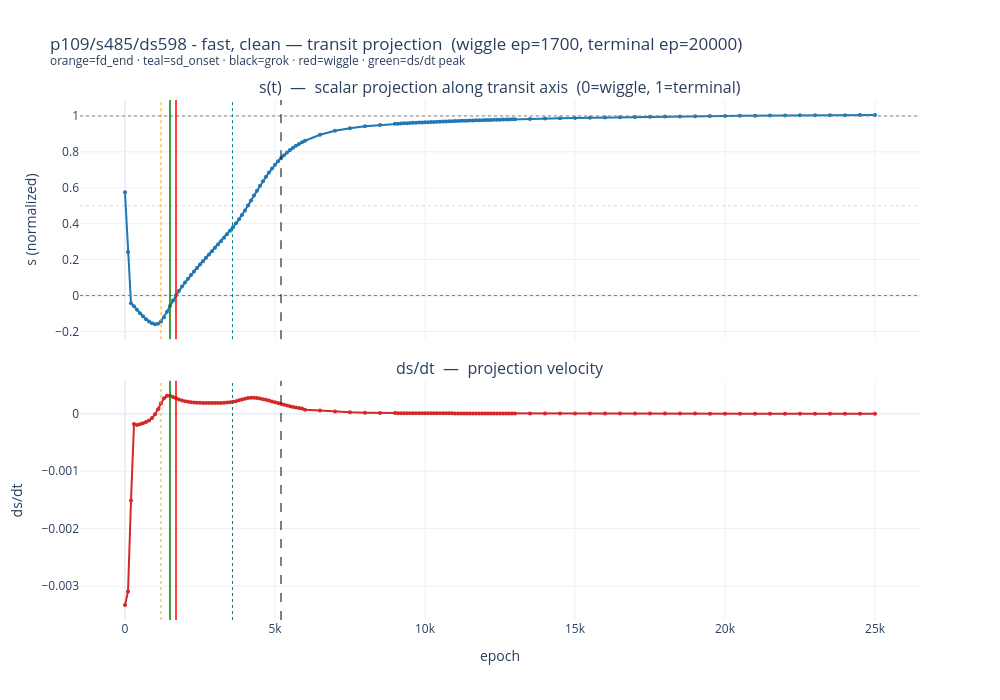
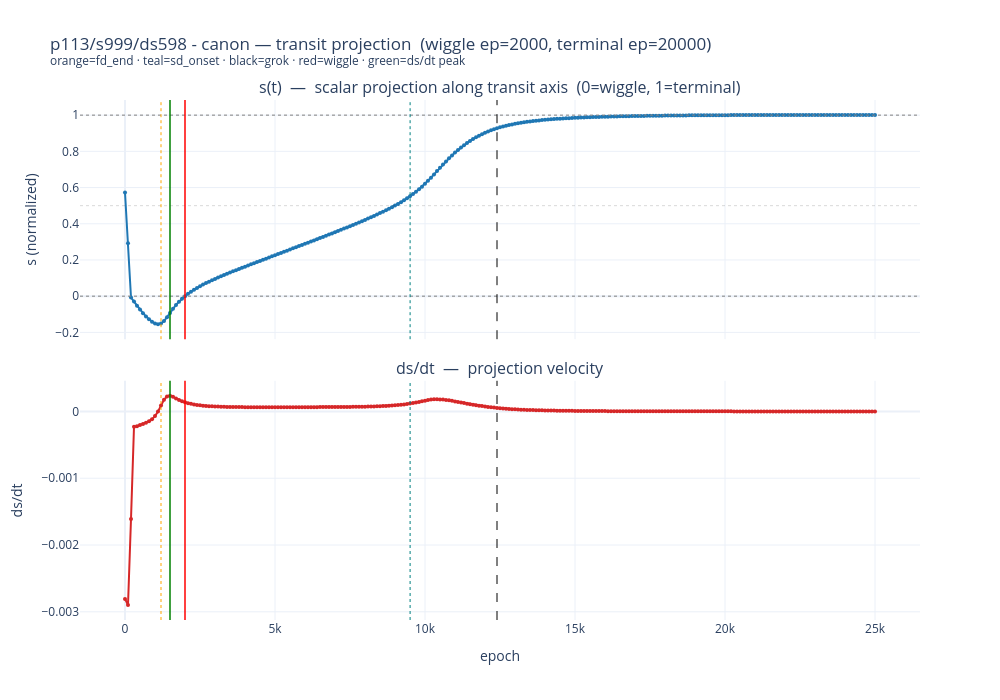
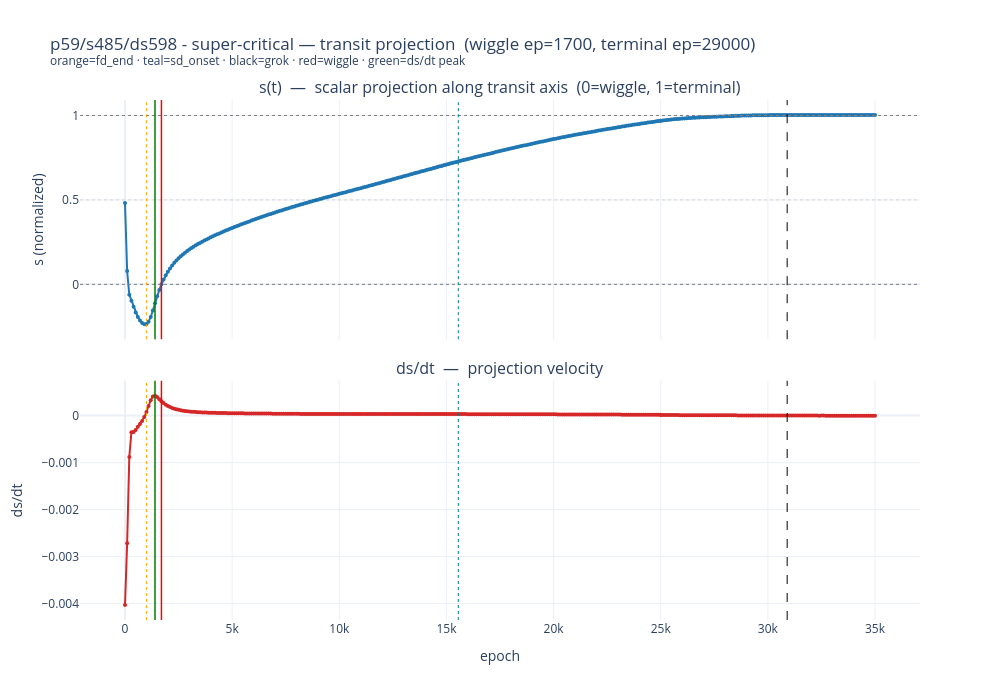
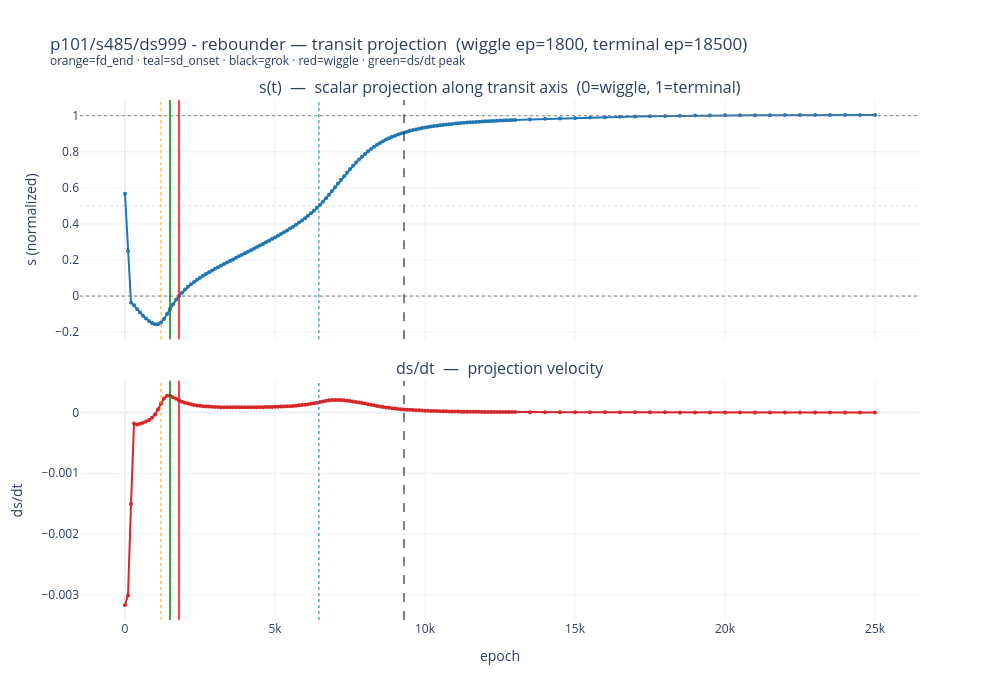

Here is the notebook cell these charts were saved with, in order:
### Markdown cell above
## 1. Transit vector and scalar projection - 1 plot per model

For a chosen wiggle epoch `e_w` and terminal epoch `e_T`:

```
v = (X[e_T] − X[e_w]) / ‖X[e_T] − X[e_w]‖
s(t) = (X[t] − X[e_w]) · v     ≡     scalar distance along v from wiggle
```

Normalizing by `‖X[e_T] − X[e_w]‖` so `s=0` at wiggle and `s=1` at terminal. If the saddle picture is right, `s(t)` is sigmoidal with inflection at the crossing.

### Code cell
# iterate models
for model in MANUAL.items():
    #WIGGLE_EPOCH = model[1]['start'][0]           # primary candidate — rolling PR₃ peak
    #TERMINAL_EPOCH = model[1]['end'][0]

    variant = family.get_variant(prime=model[1]['prime'], seed=model[1]['seed'], data_seed=model[1]['data_seed'])

    with open(variant.variant_dir / 'variant_summary.json') as f:
        summary = json.load(f)
    model[1]['fd_end'] = summary['first_descent_window']['end_epoch']
    model[1]['sd_onset'] = summary.get('second_descent_onset_epoch')
    model[1]['grok'] = summary['second_descent_window']['end_epoch']
    model[1]['effdim_crossover'] = summary.get('effective_dimensionality_cross_over_epoch')

    epochs, X = load_mlp_param_trajectory(variant)
    # model[1]["epochs"] = epochs
    # model[1]["X"] = X
    s, L, i_w, i_T = compute_transit_projection(X, epochs, model[1]['start'][0], model[1]['end'][0])
    # model[1]["s"] = s
    model[1]["L"] = L
    model[1]["i_w"] = i_w
    model[1]["i_T"] = i_T
    v = compute_velocity(s, epochs)
    saddle_idx = int(np.argmax(v))
    saddle_epoch = int(epochs[saddle_idx])

    # model[1]["v"] = v
    model[1]["saddle_epoch"] = saddle_epoch

    print(f'model: p{model[1]["prime"]}/s{model[1]["seed"]}/ds{model[1]["data_seed"]}')
    print(f'wiggle epoch:     {model[1]['start'][0]}')
    print(f'terminal epoch:   {model[1]['end'][0]}')
    print(f'transit length:   {L:.3f}  (‖W_T − W_w‖ in MLP space)')
    print(f'velocity-peak ep: {saddle_epoch}  (ds/dt max = {v[saddle_idx]:.2e})')
    print(f's at wiggle = {s[i_w]:.3f}, s at terminal = {s[i_T]:.3f}  (should be 0.0 and 1.0)')

    plot_sigmoid_and_velocity(manual_model=model, epochs=epochs, X=X, s=s, v=v, export=True)

### Figure 1 — Plotly figure (JSON) as saved in the notebook; plotly's stock layout.template omitted (floating-point values rounded to 4 significant figures; data arrays with more than 128 entries replaced by an {"elided": "..."} marker saying what was removed)
{"data": [{"line": {"color": "#1f77b4", "width": 2}, "marker": {"size": 4}, "mode": "lines+markers", "name": "s(t)", "type": "scatter", "x": {"elided": "131 int values"}, "xaxis": "x", "y": {"elided": "131 float values"}, "yaxis": "y"}, {"line": {"color": "#d62728", "width": 2}, "marker": {"size": 4}, "mode": "lines+markers", "name": "ds/dt", "type": "scatter", "x": {"elided": "131 int values"}, "xaxis": "x2", "y": {"elided": "131 float values"}, "yaxis": "y2"}], "layout": {"annotations": [{"font": {"size": 16}, "showarrow": false, "text": "s(t)  —  scalar projection along transit axis  (0=wiggle, 1=terminal)", "x": 0.5, "xanchor": "center", "xref": "paper", "y": 1, "yanchor": "bottom", "yref": "paper"}, {"font": {"size": 16}, "showarrow": false, "text": "ds/dt  —  projection velocity", "x": 0.5, "xanchor": "center", "xref": "paper", "y": 0.46, "yanchor": "bottom", "yref": "paper"}], "height": 700, "shapes": [{"line": {"color": "gray", "dash": "dot", "width": 1}, "type": "line", "x0": 0, "x1": 1, "xref": "x domain", "y0": 0, "y1": 0, "yref": "y"}, {"line": {"color": "gray", "dash": "dot", "width": 1}, "type": "line", "x0": 0, "x1": 1, "xref": "x domain", "y0": 1, "y1": 1, "yref": "y"}, {"line": {"color": "rgba(0,0,0,0.15)", "dash": "dot", "width": 1}, "type": "line", "x0": 0, "x1": 1, "xref": "x domain", "y0": 0.5, "y1": 0.5, "yref": "y"}, {"line": {"color": "orange", "dash": "dot", "width": 1}, "type": "line", "x0": 1200, "x1": 1200, "xref": "x", "y0": 0, "y1": 1, "yref": "y domain"}, {"line": {"color": "teal", "dash": "dot", "width": 1}, "type": "line", "x0": 3584, "x1": 3584, "xref": "x", "y0": 0, "y1": 1, "yref": "y domain"}, {"line": {"color": "black", "dash": "dash", "width": 1}, "type": "line", "x0": 5200, "x1": 5200, "xref": "x", "y0": 0, "y1": 1, "yref": "y domain"}, {"line": {"color": "red", "dash": "solid", "width": 1.5}, "type": "line", "x0": 1700, "x1": 1700, "xref": "x", "y0": 0, "y1": 1, "yref": "y domain"}, {"line": {"color": "green", "dash": "solid", "width": 1.5}, "type": "line", "x0": 1500, "x1": 1500, "xref": "x", "y0": 0, "y1": 1, "yref": "y domain"}, {"line": {"color": "orange", "dash": "dot", "width": 1}, "type": "line", "x0": 1200, "x1": 1200, "xref": "x2", "y0": 0, "y1": 1, "yref": "y2 domain"}, {"line": {"color": "teal", "dash": "dot", "width": 1}, "type": "line", "x0": 3584, "x1": 3584, "xref": "x2", "y0": 0, "y1": 1, "yref": "y2 domain"}, {"line": {"color": "black", "dash": "dash", "width": 1}, "type": "line", "x0": 5200, "x1": 5200, "xref": "x2", "y0": 0, "y1": 1, "yref": "y2 domain"}, {"line": {"color": "red", "dash": "solid", "width": 1.5}, "type": "line", "x0": 1700, "x1": 1700, "xref": "x2", "y0": 0, "y1": 1, "yref": "y2 domain"}, {"line": {"color": "green", "dash": "solid", "width": 1.5}, "type": "line", "x0": 1500, "x1": 1500, "xref": "x2", "y0": 0, "y1": 1, "yref": "y2 domain"}], "showlegend": false, "title": {"text": "p109/s485/ds598 - fast, clean — transit projection  (wiggle ep=1700, terminal ep=20000)<br><sup>orange=fd_end · teal=sd_onset · black=grok · red=wiggle · green=ds/dt peak</sup>"}, "width": 1000, "xaxis": {"anchor": "y", "domain": [0, 1], "matches": "x2", "showticklabels": false}, "xaxis2": {"anchor": "y2", "domain": [0, 1], "title": {"text": "epoch"}}, "yaxis": {"anchor": "x", "domain": [0.54, 1], "title": {"text": "s (normalized)"}}, "yaxis2": {"anchor": "x2", "domain": [0, 0.46], "title": {"text": "ds/dt"}}}}

### Figure 2 — Plotly figure (JSON) as saved in the notebook; plotly's stock layout.template omitted (floating-point values rounded to 4 significant figures; data arrays with more than 128 entries replaced by an {"elided": "..."} marker saying what was removed)
{"data": [{"line": {"color": "#1f77b4", "width": 2}, "marker": {"size": 4}, "mode": "lines+markers", "name": "s(t)", "type": "scatter", "x": {"elided": "251 int values"}, "xaxis": "x", "y": {"elided": "251 float values"}, "yaxis": "y"}, {"line": {"color": "#d62728", "width": 2}, "marker": {"size": 4}, "mode": "lines+markers", "name": "ds/dt", "type": "scatter", "x": {"elided": "251 int values"}, "xaxis": "x2", "y": {"elided": "251 float values"}, "yaxis": "y2"}], "layout": {"annotations": [{"font": {"size": 16}, "showarrow": false, "text": "s(t)  —  scalar projection along transit axis  (0=wiggle, 1=terminal)", "x": 0.5, "xanchor": "center", "xref": "paper", "y": 1, "yanchor": "bottom", "yref": "paper"}, {"font": {"size": 16}, "showarrow": false, "text": "ds/dt  —  projection velocity", "x": 0.5, "xanchor": "center", "xref": "paper", "y": 0.46, "yanchor": "bottom", "yref": "paper"}], "height": 700, "shapes": [{"line": {"color": "gray", "dash": "dot", "width": 1}, "type": "line", "x0": 0, "x1": 1, "xref": "x domain", "y0": 0, "y1": 0, "yref": "y"}, {"line": {"color": "gray", "dash": "dot", "width": 1}, "type": "line", "x0": 0, "x1": 1, "xref": "x domain", "y0": 1, "y1": 1, "yref": "y"}, {"line": {"color": "rgba(0,0,0,0.15)", "dash": "dot", "width": 1}, "type": "line", "x0": 0, "x1": 1, "xref": "x domain", "y0": 0.5, "y1": 0.5, "yref": "y"}, {"line": {"color": "orange", "dash": "dot", "width": 1}, "type": "line", "x0": 1200, "x1": 1200, "xref": "x", "y0": 0, "y1": 1, "yref": "y domain"}, {"line": {"color": "teal", "dash": "dot", "width": 1}, "type": "line", "x0": 9503, "x1": 9503, "xref": "x", "y0": 0, "y1": 1, "yref": "y domain"}, {"line": {"color": "black", "dash": "dash", "width": 1}, "type": "line", "x0": 12400, "x1": 12400, "xref": "x", "y0": 0, "y1": 1, "yref": "y domain"}, {"line": {"color": "red", "dash": "solid", "width": 1.5}, "type": "line", "x0": 2000, "x1": 2000, "xref": "x", "y0": 0, "y1": 1, "yref": "y domain"}, {"line": {"color": "green", "dash": "solid", "width": 1.5}, "type": "line", "x0": 1500, "x1": 1500, "xref": "x", "y0": 0, "y1": 1, "yref": "y domain"}, {"line": {"color": "orange", "dash": "dot", "width": 1}, "type": "line", "x0": 1200, "x1": 1200, "xref": "x2", "y0": 0, "y1": 1, "yref": "y2 domain"}, {"line": {"color": "teal", "dash": "dot", "width": 1}, "type": "line", "x0": 9503, "x1": 9503, "xref": "x2", "y0": 0, "y1": 1, "yref": "y2 domain"}, {"line": {"color": "black", "dash": "dash", "width": 1}, "type": "line", "x0": 12400, "x1": 12400, "xref": "x2", "y0": 0, "y1": 1, "yref": "y2 domain"}, {"line": {"color": "red", "dash": "solid", "width": 1.5}, "type": "line", "x0": 2000, "x1": 2000, "xref": "x2", "y0": 0, "y1": 1, "yref": "y2 domain"}, {"line": {"color": "green", "dash": "solid", "width": 1.5}, "type": "line", "x0": 1500, "x1": 1500, "xref": "x2", "y0": 0, "y1": 1, "yref": "y2 domain"}], "showlegend": false, "title": {"text": "p113/s999/ds598 - canon — transit projection  (wiggle ep=2000, terminal ep=20000)<br><sup>orange=fd_end · teal=sd_onset · black=grok · red=wiggle · green=ds/dt peak</sup>"}, "width": 1000, "xaxis": {"anchor": "y", "domain": [0, 1], "matches": "x2", "showticklabels": false}, "xaxis2": {"anchor": "y2", "domain": [0, 1], "title": {"text": "epoch"}}, "yaxis": {"anchor": "x", "domain": [0.54, 1], "title": {"text": "s (normalized)"}}, "yaxis2": {"anchor": "x2", "domain": [0, 0.46], "title": {"text": "ds/dt"}}}}

### Figure 3 — Plotly figure (JSON) as saved in the notebook; plotly's stock layout.template omitted (floating-point values rounded to 4 significant figures; data arrays with more than 128 entries replaced by an {"elided": "..."} marker saying what was removed)
{"data": [{"line": {"color": "#1f77b4", "width": 2}, "marker": {"size": 4}, "mode": "lines+markers", "name": "s(t)", "type": "scatter", "x": {"elided": "352 int values"}, "xaxis": "x", "y": {"elided": "352 float values"}, "yaxis": "y"}, {"line": {"color": "#d62728", "width": 2}, "marker": {"size": 4}, "mode": "lines+markers", "name": "ds/dt", "type": "scatter", "x": {"elided": "352 int values"}, "xaxis": "x2", "y": {"elided": "352 float values"}, "yaxis": "y2"}], "layout": {"annotations": [{"font": {"size": 16}, "showarrow": false, "text": "s(t)  —  scalar projection along transit axis  (0=wiggle, 1=terminal)", "x": 0.5, "xanchor": "center", "xref": "paper", "y": 1, "yanchor": "bottom", "yref": "paper"}, {"font": {"size": 16}, "showarrow": false, "text": "ds/dt  —  projection velocity", "x": 0.5, "xanchor": "center", "xref": "paper", "y": 0.46, "yanchor": "bottom", "yref": "paper"}], "height": 700, "shapes": [{"line": {"color": "gray", "dash": "dot", "width": 1}, "type": "line", "x0": 0, "x1": 1, "xref": "x domain", "y0": 0, "y1": 0, "yref": "y"}, {"line": {"color": "gray", "dash": "dot", "width": 1}, "type": "line", "x0": 0, "x1": 1, "xref": "x domain", "y0": 1, "y1": 1, "yref": "y"}, {"line": {"color": "rgba(0,0,0,0.15)", "dash": "dot", "width": 1}, "type": "line", "x0": 0, "x1": 1, "xref": "x domain", "y0": 0.5, "y1": 0.5, "yref": "y"}, {"line": {"color": "orange", "dash": "dot", "width": 1}, "type": "line", "x0": 1000, "x1": 1000, "xref": "x", "y0": 0, "y1": 1, "yref": "y domain"}, {"line": {"color": "teal", "dash": "dot", "width": 1}, "type": "line", "x0": 15553, "x1": 15553, "xref": "x", "y0": 0, "y1": 1, "yref": "y domain"}, {"line": {"color": "black", "dash": "dash", "width": 1}, "type": "line", "x0": 30900, "x1": 30900, "xref": "x", "y0": 0, "y1": 1, "yref": "y domain"}, {"line": {"color": "red", "dash": "solid", "width": 1.5}, "type": "line", "x0": 1700, "x1": 1700, "xref": "x", "y0": 0, "y1": 1, "yref": "y domain"}, {"line": {"color": "green", "dash": "solid", "width": 1.5}, "type": "line", "x0": 1400, "x1": 1400, "xref": "x", "y0": 0, "y1": 1, "yref": "y domain"}, {"line": {"color": "orange", "dash": "dot", "width": 1}, "type": "line", "x0": 1000, "x1": 1000, "xref": "x2", "y0": 0, "y1": 1, "yref": "y2 domain"}, {"line": {"color": "teal", "dash": "dot", "width": 1}, "type": "line", "x0": 15553, "x1": 15553, "xref": "x2", "y0": 0, "y1": 1, "yref": "y2 domain"}, {"line": {"color": "black", "dash": "dash", "width": 1}, "type": "line", "x0": 30900, "x1": 30900, "xref": "x2", "y0": 0, "y1": 1, "yref": "y2 domain"}, {"line": {"color": "red", "dash": "solid", "width": 1.5}, "type": "line", "x0": 1700, "x1": 1700, "xref": "x2", "y0": 0, "y1": 1, "yref": "y2 domain"}, {"line": {"color": "green", "dash": "solid", "width": 1.5}, "type": "line", "x0": 1400, "x1": 1400, "xref": "x2", "y0": 0, "y1": 1, "yref": "y2 domain"}], "showlegend": false, "title": {"text": "p59/s485/ds598 - super-critical — transit projection  (wiggle ep=1700, terminal ep=29000)<br><sup>orange=fd_end · teal=sd_onset · black=grok · red=wiggle · green=ds/dt peak</sup>"}, "width": 1000, "xaxis": {"anchor": "y", "domain": [0, 1], "matches": "x2", "showticklabels": false}, "xaxis2": {"anchor": "y2", "domain": [0, 1], "title": {"text": "epoch"}}, "yaxis": {"anchor": "x", "domain": [0.54, 1], "title": {"text": "s (normalized)"}}, "yaxis2": {"anchor": "x2", "domain": [0, 0.46], "title": {"text": "ds/dt"}}}}

### Figure 4 — Plotly figure (JSON) as saved in the notebook; plotly's stock layout.template omitted (floating-point values rounded to 4 significant figures; data arrays with more than 128 entries replaced by an {"elided": "..."} marker saying what was removed)
{"data": [{"line": {"color": "#1f77b4", "width": 2}, "marker": {"size": 4}, "mode": "lines+markers", "name": "s(t)", "type": "scatter", "x": {"elided": "155 int values"}, "xaxis": "x", "y": {"elided": "155 float values"}, "yaxis": "y"}, {"line": {"color": "#d62728", "width": 2}, "marker": {"size": 4}, "mode": "lines+markers", "name": "ds/dt", "type": "scatter", "x": {"elided": "155 int values"}, "xaxis": "x2", "y": {"elided": "155 float values"}, "yaxis": "y2"}], "layout": {"annotations": [{"font": {"size": 16}, "showarrow": false, "text": "s(t)  —  scalar projection along transit axis  (0=wiggle, 1=terminal)", "x": 0.5, "xanchor": "center", "xref": "paper", "y": 1, "yanchor": "bottom", "yref": "paper"}, {"font": {"size": 16}, "showarrow": false, "text": "ds/dt  —  projection velocity", "x": 0.5, "xanchor": "center", "xref": "paper", "y": 0.46, "yanchor": "bottom", "yref": "paper"}], "height": 700, "shapes": [{"line": {"color": "gray", "dash": "dot", "width": 1}, "type": "line", "x0": 0, "x1": 1, "xref": "x domain", "y0": 0, "y1": 0, "yref": "y"}, {"line": {"color": "gray", "dash": "dot", "width": 1}, "type": "line", "x0": 0, "x1": 1, "xref": "x domain", "y0": 1, "y1": 1, "yref": "y"}, {"line": {"color": "rgba(0,0,0,0.15)", "dash": "dot", "width": 1}, "type": "line", "x0": 0, "x1": 1, "xref": "x domain", "y0": 0.5, "y1": 0.5, "yref": "y"}, {"line": {"color": "orange", "dash": "dot", "width": 1}, "type": "line", "x0": 1200, "x1": 1200, "xref": "x", "y0": 0, "y1": 1, "yref": "y domain"}, {"line": {"color": "teal", "dash": "dot", "width": 1}, "type": "line", "x0": 6463, "x1": 6463, "xref": "x", "y0": 0, "y1": 1, "yref": "y domain"}, {"line": {"color": "black", "dash": "dash", "width": 1}, "type": "line", "x0": 9300, "x1": 9300, "xref": "x", "y0": 0, "y1": 1, "yref": "y domain"}, {"line": {"color": "red", "dash": "solid", "width": 1.5}, "type": "line", "x0": 1800, "x1": 1800, "xref": "x", "y0": 0, "y1": 1, "yref": "y domain"}, {"line": {"color": "green", "dash": "solid", "width": 1.5}, "type": "line", "x0": 1500, "x1": 1500, "xref": "x", "y0": 0, "y1": 1, "yref": "y domain"}, {"line": {"color": "orange", "dash": "dot", "width": 1}, "type": "line", "x0": 1200, "x1": 1200, "xref": "x2", "y0": 0, "y1": 1, "yref": "y2 domain"}, {"line": {"color": "teal", "dash": "dot", "width": 1}, "type": "line", "x0": 6463, "x1": 6463, "xref": "x2", "y0": 0, "y1": 1, "yref": "y2 domain"}, {"line": {"color": "black", "dash": "dash", "width": 1}, "type": "line", "x0": 9300, "x1": 9300, "xref": "x2", "y0": 0, "y1": 1, "yref": "y2 domain"}, {"line": {"color": "red", "dash": "solid", "width": 1.5}, "type": "line", "x0": 1800, "x1": 1800, "xref": "x2", "y0": 0, "y1": 1, "yref": "y2 domain"}, {"line": {"color": "green", "dash": "solid", "width": 1.5}, "type": "line", "x0": 1500, "x1": 1500, "xref": "x2", "y0": 0, "y1": 1, "yref": "y2 domain"}], "showlegend": false, "title": {"text": "p101/s485/ds999 - rebounder — transit projection  (wiggle ep=1800, terminal ep=18500)<br><sup>orange=fd_end · teal=sd_onset · black=grok · red=wiggle · green=ds/dt peak</sup>"}, "width": 1000, "xaxis": {"anchor": "y", "domain": [0, 1], "matches": "x2", "showticklabels": false}, "xaxis2": {"anchor": "y2", "domain": [0, 1], "title": {"text": "epoch"}}, "yaxis": {"anchor": "x", "domain": [0.54, 1], "title": {"text": "s (normalized)"}}, "yaxis2": {"anchor": "x2", "domain": [0, 0.46], "title": {"text": "ds/dt"}}}}
